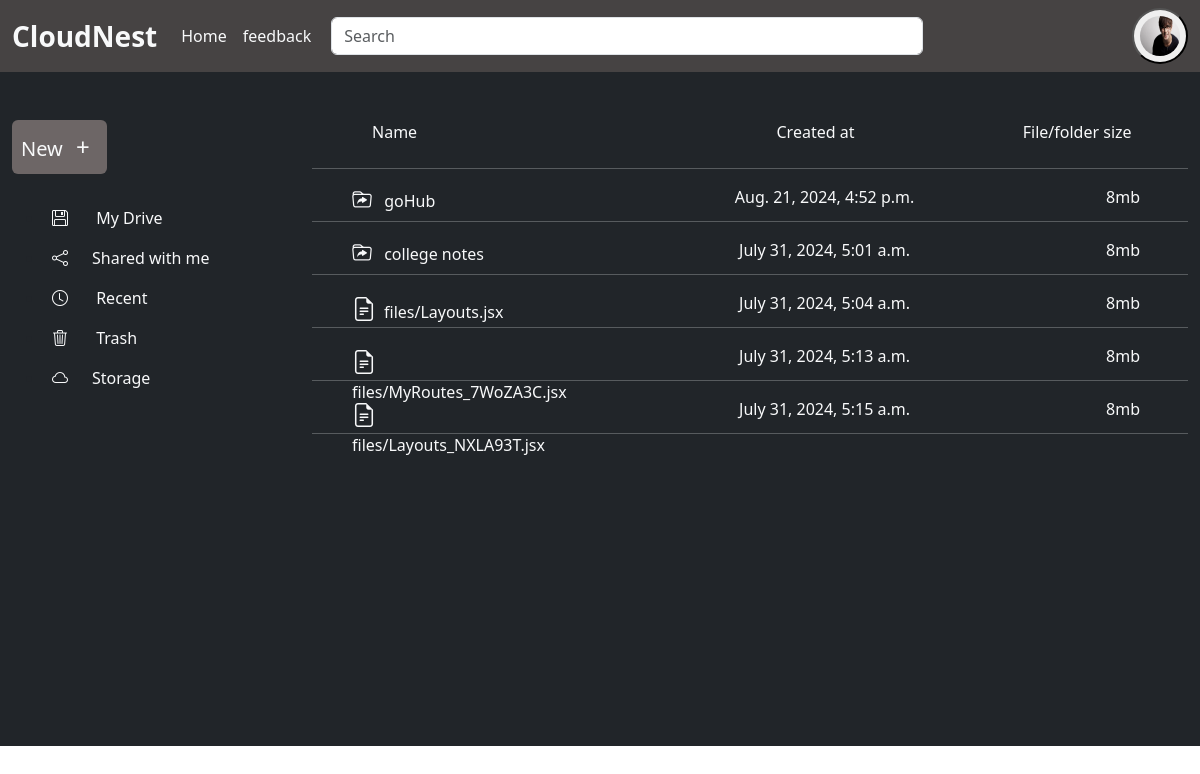
The page /cloudNest/renameInnerFolder/1/1 (signed in) on the database as committed earlier.
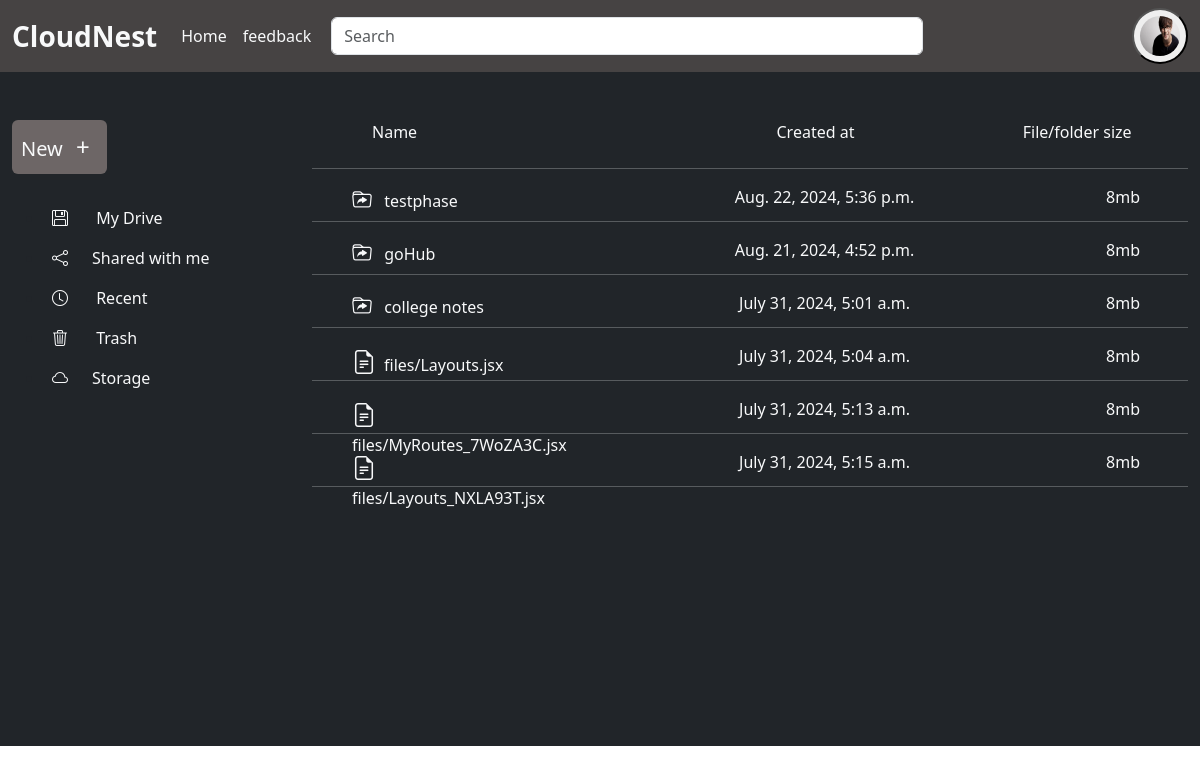
The same page on the database as committed later.
### drive/models.py (models this page shows, shortened)
class InnerFolder(models.Model):
    folderName= models.CharField(max_length=50,default='Folder')
    parentFolder = models.ForeignKey(Folder,on_delete=models.CASCADE)
    created_at = models.DateTimeField(auto_now_add=True)

class InnerFile(models.Model):
    file = models.FileField(upload_to='files',null=False)
    fileUser = models.ForeignKey(Folder,on_delete=models.CASCADE )
    created_at = models.DateTimeField(auto_now_add=True )

### drive/views.py (the view, shortened to what this page needs)
# urls.py: path('cloudNest/renameInnerFolder/<int:folder_id>/<int:innerFolderRename>', innerFolderRename, name='innerFolderRename')
def innerFolderRename(request,folder_id ,innerFolderRename):
    parentfolder = Folder.objects.get(id=folder_id)
    innerFolder = InnerFolder.objects.filter(parentFolder=folder_id).order_by('-id')
    innerFile = InnerFile.objects.filter(fileUser = parentfolder)
    rename_url = reverse('innerFolderRename', args=[folder_id, innerFolderRename])
    context = {
        'innerFolder':innerFolder,
        'folderId':folder_id,
        'innerFile':innerFile,
        'rename_url': rename_url ,
        'renaming_folder_id': innerFolderRename
    }
    return render(request,'innerFolderRename.html',context)

### drive/templates/innerFolderRename.html (shortened to what this page needs)
{% extends 'index.html' %}
{% block content %}
<div class=" d-flex h-100vh">
    <div class="left-side-container w-25 container bg-dark pt-5 h-100vh">
        <div class="text-decoration-none d-flex btn_click">
            <button class="btn fs-5 p-2 text-light rounded"  role='button' id="btn">New <span class="fs-4 p-2">+</span></button>
        </div>
           <ul class="mt-4">
            <li class="p-2"><a href="#" class="text-decoration-none text-light"><i class="bi bi-floppy pe-4"></i> My Drive</li></a>
            <li class="p-2"><a href="#" class="text-decoration-none text-light"><i class="bi bi-share pe-4"></i>Shared with me</li></a>
            <li class="p-2"><a href="#" class="text-decoration-none text-light"><i class="bi bi-clock pe-4"></i> Recent</li></a>
            <li class="p-2"><a href="#" class="text-decoration-none text-light"><i class="bi bi-trash3 pe-4"></i> Trash</li></a>
            <li class="p-2"><a href="#" class="text-decoration-none text-light"><i class="bi bi-cloud pe-4"></i>Storage</li></a>
           </ul>
    </div>
    <div class="container-fluid w-75 float-end bg-dark position-relative me-0 pb-3" style="height:auto;padding-bottom: 23px;">
        <div class="container d-flex justify-content-between w-75 ms-5 mt-5 pb-2 sticky-top  text-light">
            <div class="name w-50">Name</div>
            <div class="owner w-25">Created at</div>
            <div class="file_size " style="margin-right: -20%;">File/folder size</div>
        </div>
        <div class="list-group overflow-y-scroll  p-0" style="height:72.3vh;">
        {% if innerFolder %}
            {% for folder in innerFolder %}
            <hr class="text-light">
            <a href="{% url 'subFile' folderId %}" class="context_items  text-decoration-none text-light d-flex justify-content-between ps-4 pe-4 pt-0" style="height: 20px;">
                <div class="folder_name w-25 ps-3"><i class="bi bi-folder-symlink pe-2 fs-5"></i>
                    {% if folder  == renaming_folder_id %}
                    <form action="{% url 'innerFolderRename' folder.id %}" method="POST"  id="renameform">
                        {% csrf_token %}
                        <input type="text" name="renameFolder" id="renameFolder" value="{{ folder.folderName }}" class="smallForm">
                    </form>
                    {% else %}
                    {{ folder.folderName }}
                {% endif %}
                </div>
                <div class="folder_name">{{folder.created_at}}</div>
                <div class="folder_name pe-4">8mb</div>
            </a>
            {% endfor %}
          {% endif %}
          {% if innerFile %}
                {% for file in innerFile %}
                  <hr class="text-light">
                  <a href="" class="text-decoration-none text-light d-flex justify-content-between ps-4 pe-4 pt-0" style="height: 20px;">
                      <div class  ="folder_name w-25 ps-3"><i class="bi bi-file-earmark-text fs-4 pe-2"></i>{{file.file}}</div>
                      <div class="folder_name">{{file.created_at}}</div>
                      <div class="folder_name pe-4">8mb</div>
                  </a>
            {% endfor %}
          {% endif %}
        <hr class="text-light">
    </div>
    </div>
</div>
{% endblock content %}

Rows that differ between the two databases and show on the page:
added InnerFolder: folderName "testphase", created_at "Aug. 22, 2024, 5:36 p.m."
